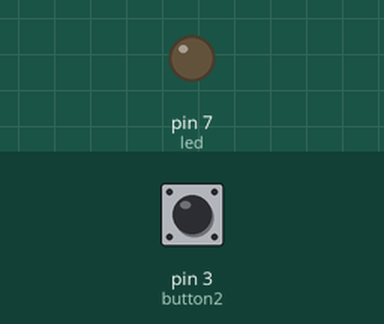
A sketch run on a simulated Arduino Uno, built with avr-gcc and run on an emulated ATmega328P. Parts: output pins drawn as LEDs (lit = HIGH). The inputs (shaded band) are chosen by the test bench; at power-on: pin 3 (button2) HIGH.

Above: at 1.2 s.
1.3 s: pin 3 (button2) pulled LOW for 0.15 s
At 2.5 s:
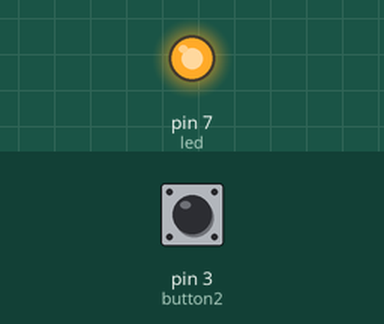
2.9 s: pin 3 (button2) pulled LOW for 1 s
At 3.8 s:
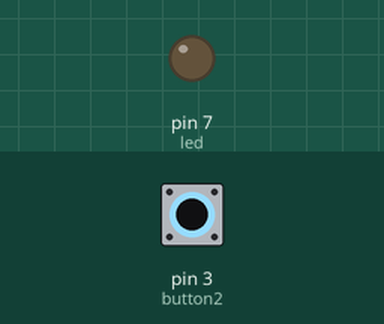
5.4 s: pin 3 (button2) pulled LOW for 3.2 s
At 5.7 s:
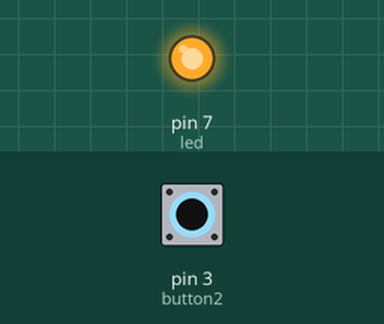
Timing chart, 0 to 8.4 s (numbered marks = the images above; inputs shaded):
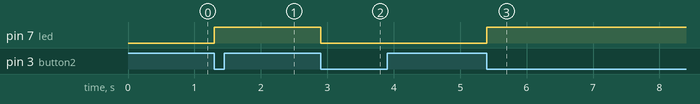

The sketch:

A1.3-Interrupt.ino
```cpp
/**
 * Nachteil bei 1.2: wenn gerade eine Routine ausgeführt wird wird der Tastendruck ignoriert
 */

int led = 7;
int button1 = 5;
int button2 = 3;

int ledState = LOW;

void setup() {
  // put your setup code here, to run once:
  pinMode(led, OUTPUT);
  pinMode(button1, INPUT_PULLUP);
  attachInterrupt(digitalPinToInterrupt(button1), switchLedState, FALLING);
  pinMode(button2, INPUT);
  attachInterrupt(digitalPinToInterrupt(button2), switchLedState, FALLING);
}

void loop() {
  digitalWrite(led, ledState);
}

void switchLedState() {
  ledState = !ledState;
}
```

Measured:
- after the input at 1.3 s, pin 7 (led): LOW → HIGH at once
- after the input at 2.9 s, pin 7 (led): HIGH → LOW at once
- after the input at 5.4 s, pin 7 (led): LOW → HIGH at once
